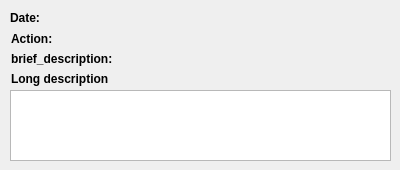
<?xml version="1.0" encoding="UTF-8"?>
<ui version="4.0">
 <class>Form</class>
 <widget class="QWidget" name="Form">
  <property name="geometry">
   <rect>
    <x>0</x>
    <y>0</y>
    <width>400</width>
    <height>170</height>
   </rect>
  </property>
  <property name="windowTitle">
   <string>Form</string>
  </property>
  <widget class="QLabel" name="date_label">
   <property name="geometry">
    <rect>
     <x>50</x>
     <y>10</y>
     <width>311</width>
     <height>20</height>
    </rect>
   </property>
   <property name="text">
    <string/>
   </property>
  </widget>
  <widget class="QLabel" name="brief">
   <property name="geometry">
    <rect>
     <x>117</x>
     <y>51</y>
     <width>271</width>
     <height>20</height>
    </rect>
   </property>
   <property name="text">
    <string/>
   </property>
  </widget>
  <widget class="QLabel" name="Action">
   <property name="geometry">
    <rect>
     <x>60</x>
     <y>31</y>
     <width>321</width>
     <height>20</height>
    </rect>
   </property>
   <property name="sizePolicy">
    <sizepolicy hsizetype="Expanding" vsizetype="Preferred">
     <horstretch>0</horstretch>
     <verstretch>0</verstretch>
    </sizepolicy>
   </property>
   <property name="text">
    <string/>
   </property>
  </widget>
  <widget class="QLabel" name="label">
   <property name="geometry">
    <rect>
     <x>10</x>
     <y>10</y>
     <width>31</width>
     <height>16</height>
    </rect>
   </property>
   <property name="font">
    <font>
     <bold>true</bold>
    </font>
   </property>
   <property name="text">
    <string>Date:</string>
   </property>
  </widget>
  <widget class="QLabel" name="label_2">
   <property name="geometry">
    <rect>
     <x>11</x>
     <y>31</y>
     <width>51</width>
     <height>16</height>
    </rect>
   </property>
   <property name="font">
    <font>
     <bold>true</bold>
    </font>
   </property>
   <property name="text">
    <string>Action:</string>
   </property>
  </widget>
  <widget class="QLabel" name="label_3">
   <property name="geometry">
    <rect>
     <x>11</x>
     <y>51</y>
     <width>101</width>
     <height>16</height>
    </rect>
   </property>
   <property name="font">
    <font>
     <bold>true</bold>
    </font>
   </property>
   <property name="text">
    <string>brief_description:</string>
   </property>
  </widget>
  <widget class="QLabel" name="label_4">
   <property name="geometry">
    <rect>
     <x>11</x>
     <y>71</y>
     <width>111</width>
     <height>16</height>
    </rect>
   </property>
   <property name="font">
    <font>
     <bold>true</bold>
    </font>
   </property>
   <property name="text">
    <string>Long description</string>
   </property>
  </widget>
  <widget class="QTextEdit" name="textEdit">
   <property name="geometry">
    <rect>
     <x>10</x>
     <y>90</y>
     <width>381</width>
     <height>71</height>
    </rect>
   </property>
  </widget>
 </widget>
 <resources/>
 <connections/>
</ui>
